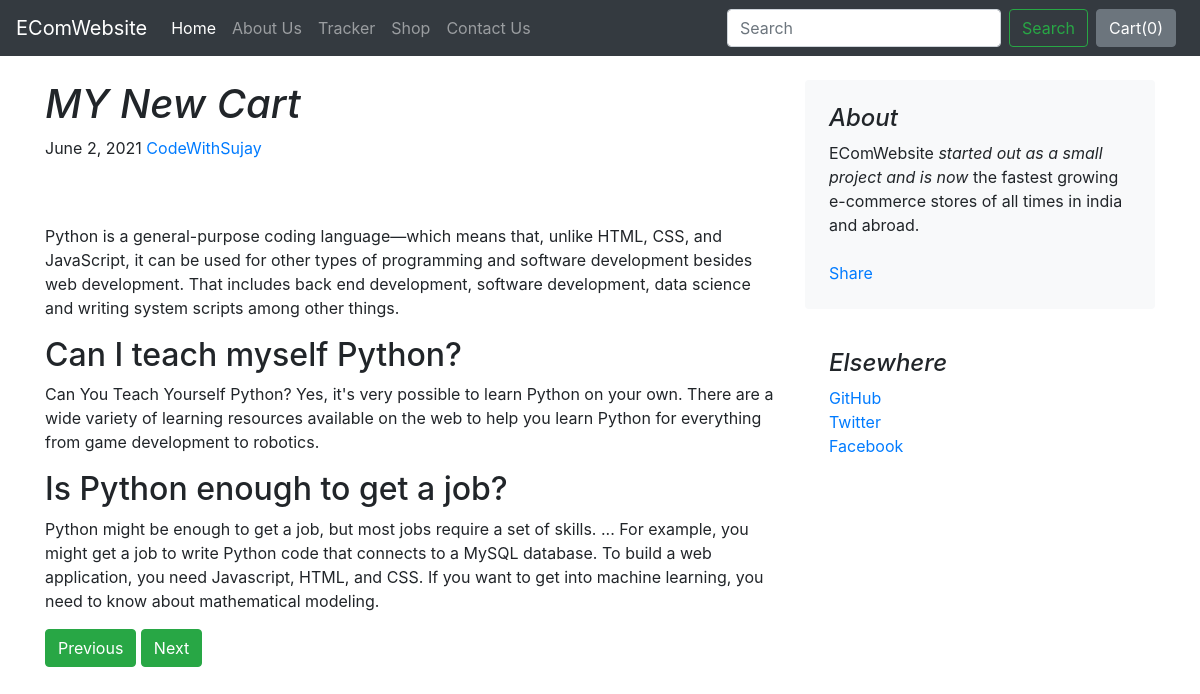
The page /blog/blogpost/1 on the database its author committed.
### blog/models.py (models this page shows, shortened)
class Blogpost(models.Model):
    post_id = models.AutoField(primary_key=True)
    title = models.CharField(max_length=300)
    head1 = models.CharField(max_length=3000)
    text1 = models.CharField(max_length=5000, default="")
    head2 = models.CharField(max_length=5000, default="")
    text2 = models.CharField(max_length=5000, default="")
    head3 = models.CharField(max_length=5000, default="")
    text3 = models.CharField(max_length=5000, default="")
    head4 = models.CharField(max_length=5000, default="")
    text4 = models.CharField(max_length=5000, default="")
    about = models.CharField(max_length=5000, default="")
    details = models.CharField(max_length=5000, default="")
    more = models.CharField(max_length=5000, default="")
    publish_date = models.DateField()
    images = models.ImageField(upload_to="blog/images", default="")

### blog/views.py (the view)
# urls.py: path("blogpost/<int:id>", views.blogpost, name="blogpost")
def blogpost(request, id):
    post = Blogpost.objects.filter(post_id=id)[0]
    return render(request, 'blog/blogpost.html', {'post':post})

### blog/templates/blog/blogpost.html (shortened to what this page needs)
{% extends 'blog/basic.html' %}
{% block body %}
<div class="container">
    <div class="row mt-4">
        <div class="col-md-8 blog-main">
            <h1 class="font-italic">
                {{post.title}}
            </h1>
            <div class="blog-post">
                <p class="blog-post-meta">{{post.publish_date}} <a href="#">CodeWithSujay</a></p>
                <div class="fb-like" data-href="http://127.0.0.1:8000/blog/blogpost/{{post.post_id}}" data-width="" data-layout="standard" data-action="like" data-size="large" data-share="true"></div><br><br>
                <p>{{post.text1}}</p>
                <h2>{{post.head2}}</h2>
                <p>{{post.text2}}</p>
                <h2>{{post.head3}}</h2>
                <p>{{post.text3}}</p>
<div class="col-xs-3">
    <button type="button" class="btn btn-success">Previous</button>
    <button type="button" class="btn btn-success">Next</button>
</div>
</div>
        </div>
        <aside class="col-md-4 blog-sidebar">
            <div class="p-4 mb-3 bg-light rounded">
                <h4 class="font-italic">About</h4>
                <p class="mb-0">EComWebsite <em> started out as a small project and is now</em> the fastest growing e-commerce stores of all times in india and abroad.</p><br>
                <div class="fb-share-button" data-href="https://developers.facebook.com/docs/plugins/" data-layout="button_count" data-size="large"><a target="_blank" href="https://www.facebook.com/sharer/sharer.php?u=https%3A%2F%2Fdevelopers.facebook.com%2Fdocs%2Fplugins%2F&amp;src=sdkpreparse" class="fb-xfbml-parse-ignore">Share</a></div>
            </div>
            <div class="p-4">
                <h4 class="font-italic">Elsewhere</h4>
                <ol class="list-unstyled">
                    <li><a href="#">GitHub</a></li>
                    <li><a href="#">Twitter</a></li>
                    <li><a href="#">Facebook</a></li>
                </ol>
            </div>
        </aside>
    </div>
</div>
{% endblock %}

### rows shown on the page
Blogpost: title "MY New Cart", publish_date "June 2, 2021", text1 "Python is a general-purpose coding language—which means that, unlike HTML, CSS, and JavaScript, it can be used for other types of programming and software development besides web development. That includes back end development, software development, data science and writing system scripts among other things.", head2 "Can I teach myself Python?", text2 "Can You Teach Yourself Python? Yes, it's very possible to learn Python on your own. There are a wide variety of learning resources available on the web to help you learn Python for everything from game development to robotics.", head3 "Is Python enough to get a job?", text3 "Python might be enough to get a job, but most jobs require a set of skills. ... For example, you might get a job to write Python code that connects to a MySQL database. To build a web application, you need Javascript, HTML, and CSS. If you want to get into machine learning, you need to know about mathematical modeling."
